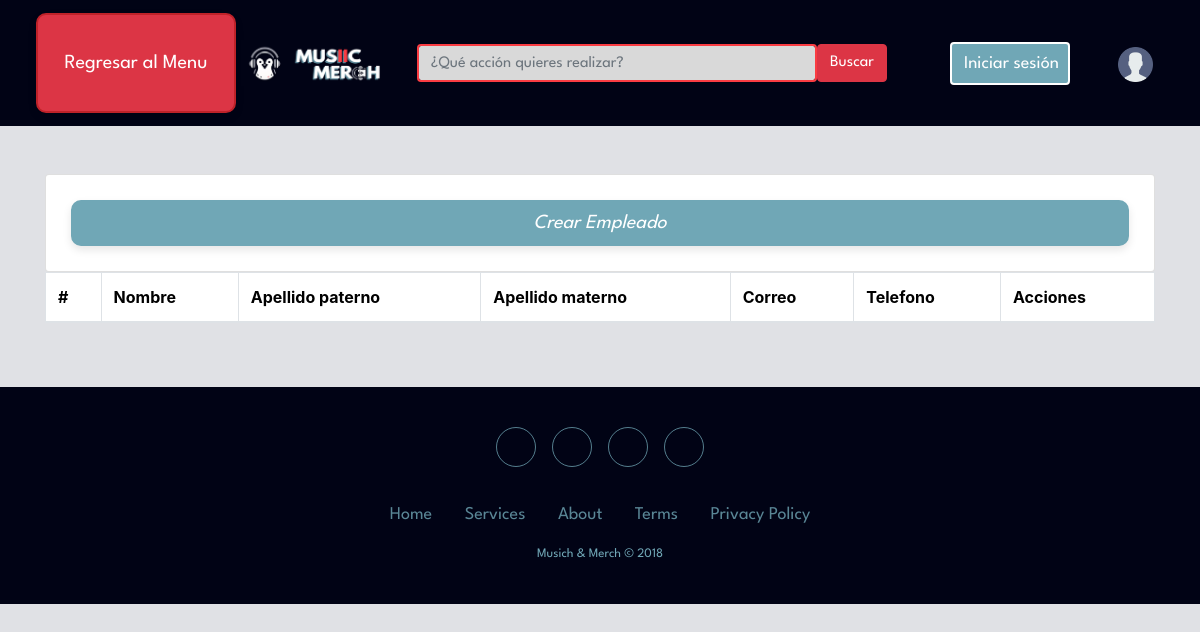
/Proyecto_final/CRUD/index.php, run on an earlier commit of the app's database.
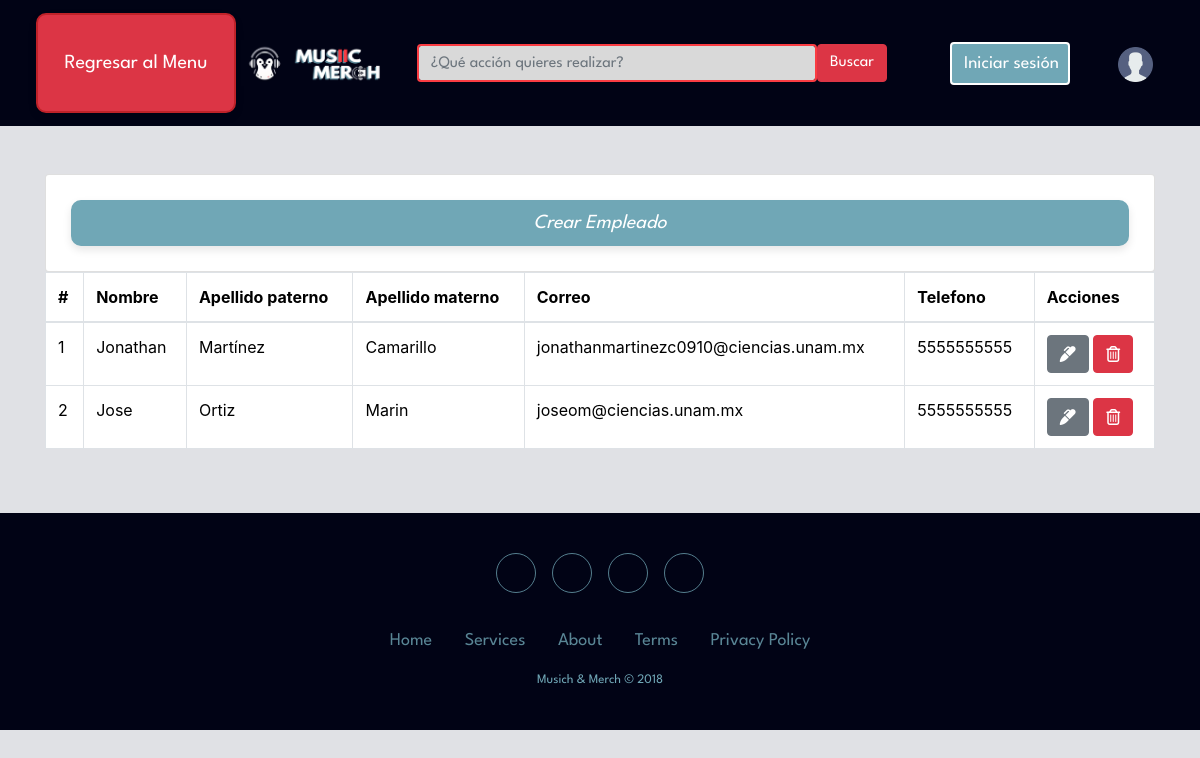
And on a later commit of the database.
### tables this page shows
CREATE TABLE Empleado(
	id_empleado INT PRIMARY KEY NOT NULL AUTO_INCREMENT,
    nombre VARCHAR(50),
    apellido_p VARCHAR(50),
    apellido_m VARCHAR(50),
    correo VARCHAR(255),
    telefono CHAR(10)
);

### Proyecto_final/CRUD/index.php (the view, shortened to what this page needs)
<?php include('includes/header.php'); ?>
<main class=" p-5">
  <div class="row">
  <div >
      <div class="card card-body">
        <a href="create.php" class="btn btn-crear botonB ">
                <i>Crear Empleado</i>
              </a>
      </div>
    </div>
    <div >
      <table class="table table-bordered">
        <thead>
          <tr>
            <th>#</th>
            <th>Nombre</th>
            <th>Apellido paterno</th>
            <th>Apellido materno</th>
            <th>Correo</th>
            <th>Telefono</th>
            <th>Acciones</th>
          </tr>
        </thead>
        <tbody>
					<?php
					require_once "db.php";
					$sql = "SELECT * FROM Empleado";
					$query = mysqli_query($conexion, $sql);
					while ($row = mysqli_fetch_array($query)) { ?>
						<tr>
							<td><span id="id_empleado"><?php echo $row['id_empleado']; ?></span></td>
							<td><span id="nombre"><?php echo $row['nombre']; ?></span></td>
							<td><span id="apellido_p"><?php echo $row['apellido_p']; ?></span></td>
                            <td><span id="apellido_m"><?php echo $row['apellido_m']; ?></span></td>
                            <td><span id="correo"><?php echo $row['correo']; ?></span></td>
                            <td><span id="telefono"><?php echo $row['telefono']; ?></span></td>
							<td>
              <a href="edit.php?id_empleado=<?php echo $row['id_empleado']?>" class="btn btn-secondary">
                <i class="fas fa-marker"></i>
              </a>
              <a href="delete.php?id_empleado=<?php echo $row['id_empleado']?>" class="btn btn-danger">
                <i class="far fa-trash-alt"></i>
              </a>
            </td>
          </tr>
          <?php } ?>
        </tbody>
      </table>
    </div>
  </div>
</main>
<?php include('includes/footer.php'); ?>

### Proyecto_final/CRUD/includes/header.php (shortened to what this page needs)
<!DOCTYPE html>
<html lang="en">
  <head>
    <link
      rel="stylesheet"
      href="https://cdnjs.cloudflare.com/ajax/libs/font-awesome/6.2.0/css/all.min.css"
    />
    <link rel="stylesheet" href="./static/styles/styles.css" />
    <link rel="stylesheet" type="text/css" href="./static/styles/styles.css">
    <link rel="stylesheet" href="./static/styles/bootstrap.css"/>
    <link rel="stylesheet" href="https://cdnjs.cloudflare.com/ajax/libs/twitter-bootstrap/4.1.3/css/bootstrap.min.css">
    <link rel="stylesheet" href="https://cdnjs.cloudflare.com/ajax/libs/ionicons/2.0.1/css/ionicons.min.css">
  </head>
  <body>
    <nav class="navbar navbar-expand-lg navbar-dark" style="background-color: #010315;">
      <div class="container-fluid">
        <button onclick="location.href='../principal_admin/index.html'" type="button" id="direccion"  class="btn btn-danger botonA">Regresar al Menu</a></button>
          <a class="navbar-brand m-0 p-0" href="#">
              <img src="./images/logocompleto.png" alt="" width="150px">
          </a>
        <div class="collapse navbar-collapse" id="navbarSupportedContent">
          <form class="d-flex mx-auto">
              <input class="form-control busqueda me-15" type="search" placeholder="¿Qué acción quieres realizar?" aria-label="Search">
              <button class="btn btn-danger boton_buscar" type="submit">Buscar</button>
          </form>
          <button id="btnRegistro" type="button" class="btn mi-boton-custom me-5">Iniciar sesión</button>
          <a class="navbar-brand" href="#">
              <img src="./images/compra.png" alt="" width="35" height="35" class="d-inline-block align-text-top carrito">
            </a>
        </div>
      </div>
    </nav>

### Proyecto_final/CRUD/includes/footer.php (shortened to what this page needs)
<div class="footer-basic">
      <footer>
          <div class="social"><a href="#"></a><a href="#"></a><a href="#"></a><a href="#"></a></div>
          <ul class="list-inline">
              <li class="list-inline-item"><a href="#">Home</a></li>
              <li class="list-inline-item"><a href="#">Services</a></li>
              <li class="list-inline-item"><a href="#">About</a></li>
              <li class="list-inline-item"><a href="#">Terms</a></li>
              <li class="list-inline-item"><a href="#">Privacy Policy</a></li>
          </ul>
          <p class="copyright">Musich & Merch © 2018</p>
      </footer>
    </div>
  </body>
</html>

### Proyecto_final/CRUD/static/styles/styles.css (style rules this page uses)
body { background-color: #e0e1e5 !important; font-family: 'League Spartan', sans-serif; }
.busqueda { margin-left: -100px !important; width: 400px !important; border: 2px solid #FA3C42 !important; background-color: #D9D9D9 !important; font-family: 'League Spartan', sans-serif; }
.boton_buscar { font-family: 'League Spartan', sans-serif !important; }
.mi-boton-custom { background-color: #70A7B6 !important; border: 2px solid #ffffff !important; color: #ffffff !important; width: 120px; font-family: 'League Spartan', sans-serif !important; font-size: 17px !important; font-size: 18px !important; }
.botonA { height: 100px !important; width: 200px !important; padding: 5px !important; margin: 5px; border-radius: 10px !important; border: 2px solid #bf2229 !important; font-family: 'League Spartan', sans-serif !important; box-shadow: 0 4px 8px rgba(0, 0, 0, 0.1); font-size: 20px !important; overflow: hidden; }
.btn-crear { background-color: #70A7B6 !important; color: #ffffff !important; }
.botonB { margin: 5px; border-radius: 10px !important; border: 2px solid #70A7B6 !important; font-family: 'League Spartan', sans-serif !important; box-shadow: 0 4px 8px rgba(0, 0, 0, 0.1); font-size: 20px !important; overflow: hidden; }
.footer-basic { padding:40px 0 !important; background-color: #010315 !important; color: #70A7B6 ; font-family: 'League Spartan', sans-serif; }
.footer-basic ul { padding:0; list-style:none; text-align:center; font-size:18px; line-height:1.6; margin-bottom:0; }
.footer-basic li { padding:0 10px; }
.footer-basic ul a { color:inherit; text-decoration:none; opacity:0.8; }
.footer-basic .social { text-align:center; padding-bottom:25px; }
.footer-basic .social > a { font-size:24px; width:40px; height:40px; line-height:40px; display:inline-block; text-align:center; border-radius:50%; border:1px solid #70A7B6; margin:0 8px; color:inherit; opacity:0.75; }
.footer-basic .copyright { margin-top:15px; text-align:center; font-size:13px; color: #70A7B6; margin-bottom:0; }
#direccion { color: white; text-decoration: none; }

What changed in the data, as far as the page shows it:
added empleado: id_empleado "1", nombre "Jonathan", apellido_p "Martínez", apellido_m "Camarillo", correo "jonathanmartinezc0910@ciencias.unam.mx", telefono "5555555555"
added empleado: id_empleado "2", nombre "Jose", apellido_p "Ortiz", apellido_m "Marin", correo "joseom@ciencias.unam.mx", telefono "5555555555"
